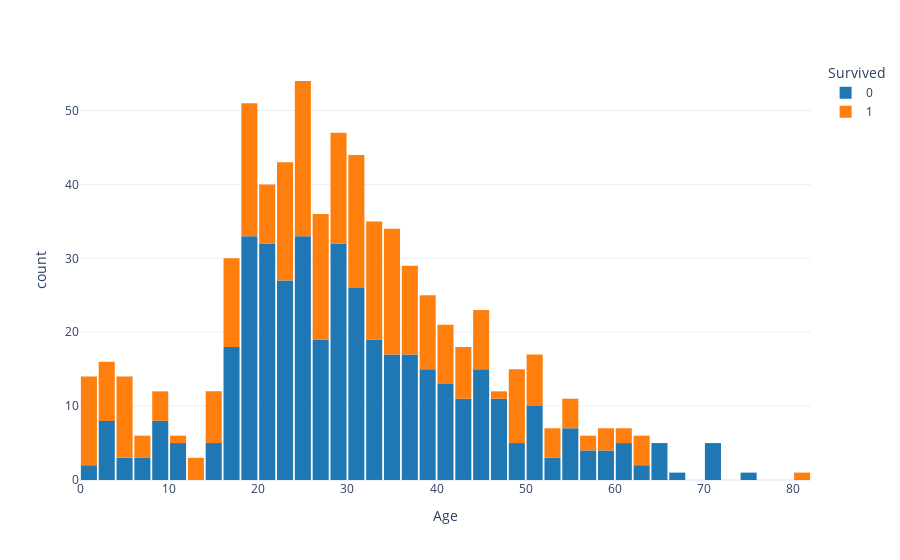

Notebook cell for this chart:
### Code cell
fig = px.histogram(df, 
                   x='Age', 
                   color='Survived',
                   template='plotly_white',
                   color_discrete_sequence=px.colors.qualitative.D3
                  )

fig.update_layout(
    bargap=0.1, # gap between bars of adjacent location coordinates
)

fig.show()

### Figure 1 — Plotly figure (JSON) as saved in the notebook; plotly's stock layout.template omitted (floating-point values rounded to 4 significant figures; data arrays with more than 128 entries replaced by an {"elided": "..."} marker saying what was removed)
{"data": [{"alignmentgroup": "True", "bingroup": "x", "hovertemplate": "Survived=0<br>Age=%{x}<br>count=%{y}<extra></extra>", "legendgroup": "0", "marker": {"color": "#1F77B4", "pattern": {"shape": ""}}, "name": "0", "offsetgroup": "0", "orientation": "v", "showlegend": true, "type": "histogram", "x": {"elided": "549 float values"}, "xaxis": "x", "yaxis": "y"}, {"alignmentgroup": "True", "bingroup": "x", "hovertemplate": "Survived=1<br>Age=%{x}<br>count=%{y}<extra></extra>", "legendgroup": "1", "marker": {"color": "#FF7F0E", "pattern": {"shape": ""}}, "name": "1", "offsetgroup": "1", "orientation": "v", "showlegend": true, "type": "histogram", "x": {"elided": "342 float values"}, "xaxis": "x", "yaxis": "y"}], "layout": {"autosize": true, "bargap": 0.1, "barmode": "relative", "legend": {"title": {"text": "Survived"}, "tracegroupgap": 0}, "margin": {"t": 60}, "xaxis": {"anchor": "y", "autorange": true, "domain": [0, 1], "range": [0, 82], "title": {"text": "Age"}, "type": "linear"}, "yaxis": {"anchor": "x", "autorange": true, "domain": [0, 1], "range": [0, 56.84], "title": {"text": "count"}}}}
